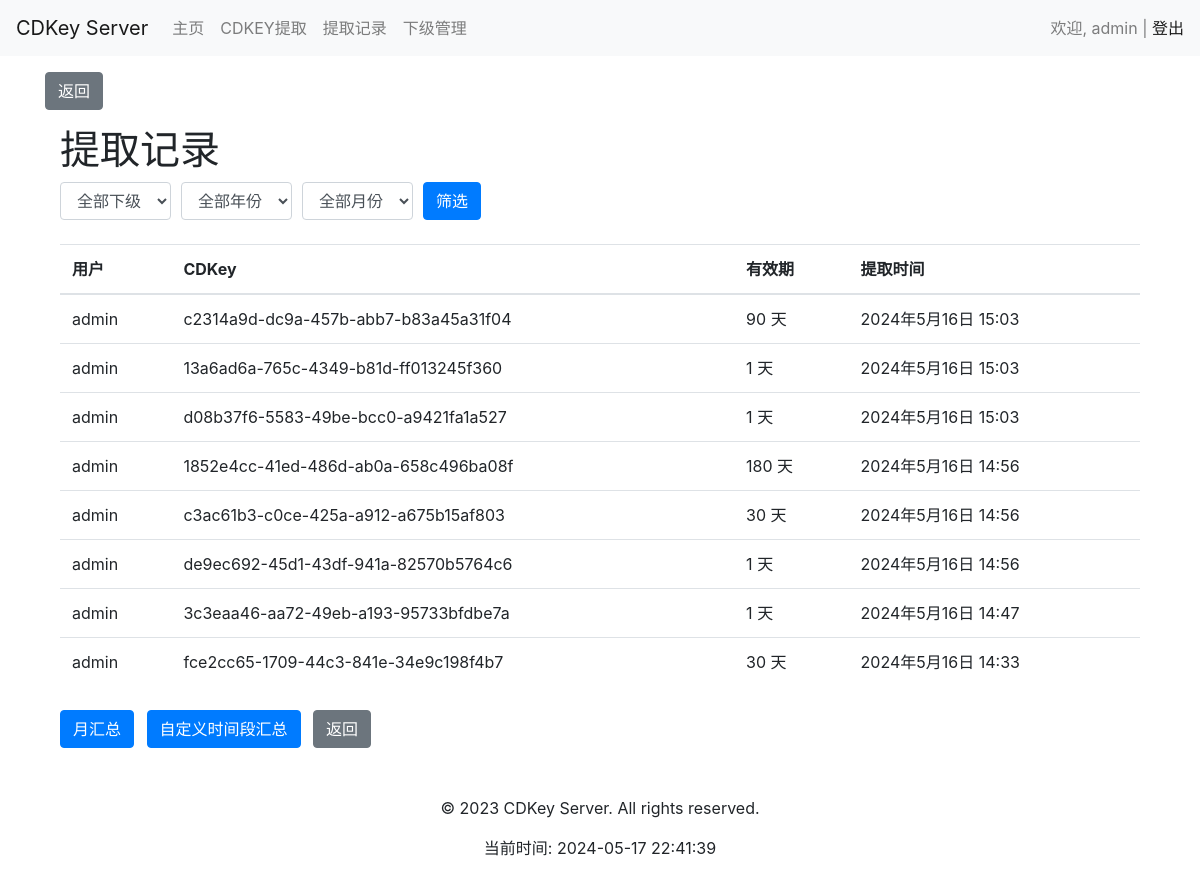
The app's page /user/cdkey_record/ (signed in), older data.
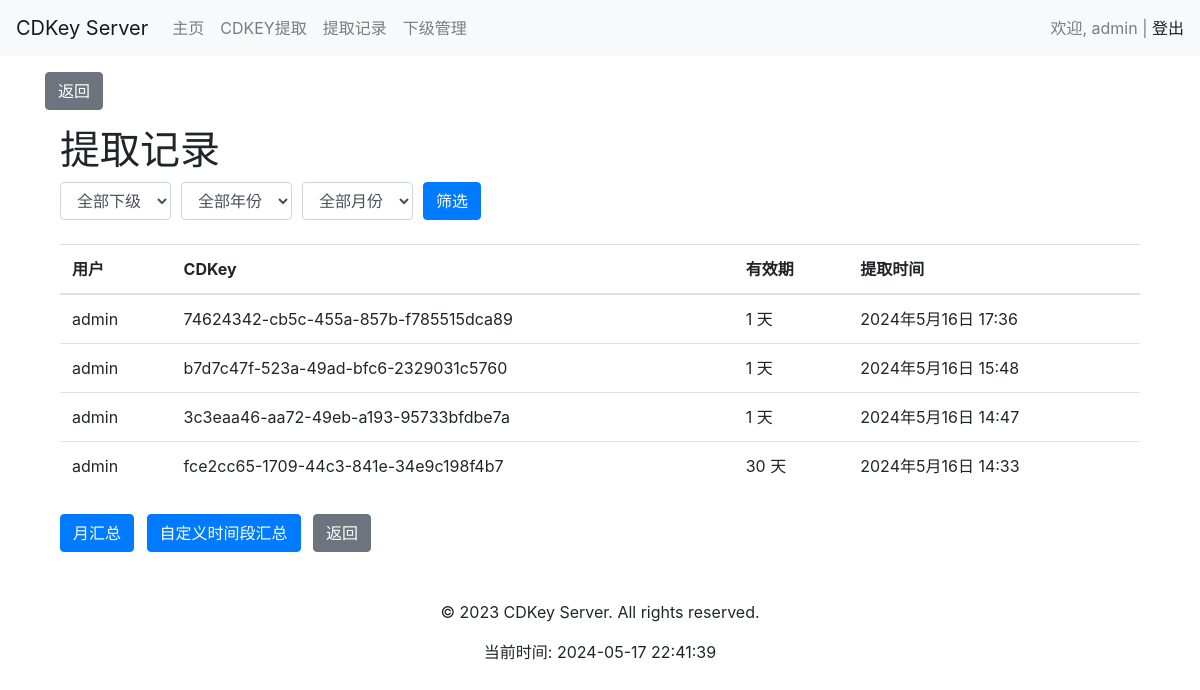
The same page, newer data.
### user/models.py (models this page shows, shortened)
class User(AbstractUser):
    USER_TYPE_CHOICES = (
        (1, '管理员'),
        (2, '一级代理'),
        (3, '二级代理'),
    )
    ROLE_CHOICES = (
        ('admin', '管理员'),
        ('agent', '代理'),
    )
    superior = models.ForeignKey('self', on_delete=models.SET_NULL, null=True, blank=True, related_name='subordinates', verbose_name='上级')
    role = models.CharField(max_length=50, choices=ROLE_CHOICES, default='agent', verbose_name='角色')
    user_type = models.SmallIntegerField(choices=USER_TYPE_CHOICES, default=3, verbose_name='用户类型')
    is_active = models.BooleanField(default=True,verbose_name='是否激活')
    monthly_quota = models.IntegerField(default=0,verbose_name='月度配额')
    day_quota = models.IntegerField(default=0, verbose_name='日配额')
    quota_updated_at = models.DateField(auto_now_add=True)
    class Meta:
        db_table = 'user'

class CDKey(models.Model):
    VALIDITY_CHOICES = [
        (1, '1 天'),
        (30, '30 天'),
        (90, '90 天'),
        (180, '180 天'),
        (365, '365 天'),
        (730, '730 天'),
    ]
    key = models.CharField(max_length=255, unique=True)
    created_at = models.DateTimeField(auto_now_add=True)
    expires_at = models.DateTimeField()
    created_by = models.ForeignKey('User', on_delete=models.CASCADE, related_name='created_cdkeys')
    used_by = models.ForeignKey('User', on_delete=models.CASCADE, related_name='used_cdkeys', null=True, blank=True)
    used_at = models.DateTimeField(null=True, blank=True)
    validity_days = models.IntegerField(choices=VALIDITY_CHOICES, default=1)
    is_used_field = models.BooleanField(default=False, verbose_name="是否已使用")

### user/views.py (the view)
# urls.py: path('cdkey_record/', views.cdkey_record, name='cdkey_record'),
@login_required
def cdkey_record(request):
    user = request.user
    if request.method == 'POST':
        month = request.POST.get('month')
        year = request.POST.get('year')
        subordinate_id = request.POST.get('subordinate')
        query = Q()
        if subordinate_id:
            subordinate = User.objects.get(id=subordinate_id)
            query &= Q(created_by=subordinate)
        else:
            if user.is_superuser or user.is_staff:
                subordinates = User.objects.filter(superior=user)
                query &= Q(created_by__in=[user] + list(subordinates))
            else:
                query &= Q(created_by=user)
        if month and year:
            query &= Q(created_at__year=year, created_at__month=month)
        elif year:
            query &= Q(created_at__year=year)
        records = CDKey.objects.select_related('created_by').filter(query).order_by('-created_at')
    else:
        if user.is_superuser or user.is_staff:
            subordinates = User.objects.filter(superior=user)
            records = CDKey.objects.select_related('created_by').filter(created_by__in=[user] + list(subordinates)).order_by('-created_at')
        else:
            records = CDKey.objects.select_related('created_by').filter(created_by=user).order_by('-created_at')
    current_year = datetime.now().year
    years = range(current_year, current_year - 10, -1)
    subordinates = []
    if user.is_superuser or user.is_staff:
        subordinates = User.objects.filter(superior=user)
    context = {
        'records': records,
        'current_year': current_year,
        'years': years,
        'subordinates': subordinates,
    }
    return render(request, 'user/cdkey_record.html', context)

### user/templates/user/cdkey_record.html (shortened to what this page needs)
{% extends 'base.html' %}
{% block content %}
    <div class="container">
        <h1>提取记录</h1>
        <form method="POST" class="mb-4">
            <div class="form-row align-items-center">
                {% if user.is_superuser or user.is_staff %}
                    <div class="col-auto">
                        <select name="subordinate" class="form-control">
                            <option value="">全部下级</option>
                        </select>
                    </div>
                {% endif %}
                <div class="col-auto">
                    <select name="year" class="form-control">
                        <option value="">全部年份</option>
                    </select>
                </div>
                <div class="col-auto">
                    <select name="month" class="form-control">
                        <option value="">全部月份</option>
                    </select>
                </div>
                <div class="col-auto">
                    <button type="submit" class="btn btn-primary">筛选</button>
                </div>
            </div>
        </form>
        <table class="table">
            <thead>
                <tr>
                    <th>用户</th>
                    <th>CDKey</th>
                    <th>有效期</th>
                    <th>提取时间</th>
                </tr>
            </thead>
            <tbody>
                {% for record in records %}
                    <tr>
                        <td>{{ record.created_by.username }}</td>
                        <td>{{ record.key }}</td>
                        <td>{{ record.validity_days }} 天</td>
                        <td>{{ record.created_at }}</td>
                    </tr>
                {% empty %}
                    <tr>
                        <td colspan="4">没有找到提取记录</td>
                    </tr>
                {% endfor %}
            </tbody>
        </table>
        <div class="mt-4">
            <a href="{% url 'user:cdkey_monthly_summary' %}" class="btn btn-primary mr-2">月汇总</a>
            <a href="{% url 'user:cdkey_custom_summary' %}" class="btn btn-primary mr-2">自定义时间段汇总</a>
            <a href="{% url 'user:user_home' %}" class="btn btn-secondary">返回</a>
        </div>
    </div>
{% endblock %}

### user/templates/base.html (shortened to what this page needs)
<!DOCTYPE html>
<html lang="en">
<head>
    <link rel="stylesheet" href="https://stackpath.bootstrapcdn.com/bootstrap/4.5.2/css/bootstrap.min.css">
</head>
<body>
    <header>
        {% block header %}
        <nav class="navbar navbar-expand-lg navbar-light bg-light">
            <a class="navbar-brand" href="{% url 'user:user_home' %}">CDKey Server</a>
            <div class="collapse navbar-collapse" id="navbarNav">
                <ul class="navbar-nav">
                    <li class="nav-item">
                        <a class="nav-link" href="{% url 'user:user_home' %}">主页</a>
                    </li>
                    <li class="nav-item">
                        <a class="nav-link" href="{% url 'user:generate_cdkey' %}">CDKEY提取</a>
                    </li>
                    <li class="nav-item">
                        <a class="nav-link" href="{% url 'user:cdkey_record' %}">提取记录</a>
                    </li>
                    <li class="nav-item">
                        <a class="nav-link" href="{% url 'user:subordinate_list' %}">下级管理</a>
                    </li>
                </ul>
            </div>
            {% if user.is_authenticated %}
            <span class="navbar-text">
                欢迎, {{ user.username }} | <a href="{% url 'user:logout' %}">登出</a>
            </span>
            {% endif %}
        </nav>
        {% endblock %}
    </header>
    {% if request.path != '/user/home/' %}
    <div class="container mt-3">
        <button onclick="goBack()" class="btn btn-secondary">返回</button>
    </div>
    {% endif %}
    <main>
        <div class="container mt-3">
            {% block content %}{% endblock %}
        </div>
    </main>
    <footer class="mt-5">
        {% block footer %}
        <div class="text-center">
            <p>&copy; 2023 CDKey Server. All rights reserved.</p>
            <p>当前时间: {% now "Y-m-d H:i:s" %}</p>
        </div>
        {% endblock %}
    </footer>
</body>
</html>

Row changes from the older to the newer data that the page shows:
removed CDKey: created_by.username "admin", key "c2314a9d-dc9a-457b-abb7-b83a45a31f04", validity_days "90", created_at "2024年5月16日 15:03"
removed CDKey: created_by.username "admin", key "13a6ad6a-765c-4349-b81d-ff013245f360", validity_days "1", created_at "2024年5月16日 15:03"
removed CDKey: created_by.username "admin", key "d08b37f6-5583-49be-bcc0-a9421fa1a527", validity_days "1", created_at "2024年5月16日 15:03"
removed CDKey: created_by.username "admin", key "1852e4cc-41ed-486d-ab0a-658c496ba08f", validity_days "180", created_at "2024年5月16日 14:56"
changed CDKey: key "c3ac61b3-c0ce-425a-a912-a675b15af803" → "74624342-cb5c-455a-857b-f785515dca89"; validity_days "30" → "1"; created_at "2024年5月16日 14:56" → "2024年5月16日 17:36"
changed CDKey: key "de9ec692-45d1-43df-941a-82570b5764c6" → "b7d7c47f-523a-49ad-bfc6-2329031c5760"; created_at "2024年5月16日 14:56" → "2024年5月16日 15:48"
